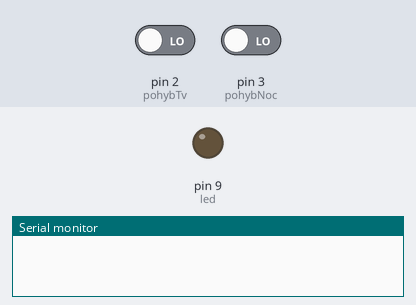
The sketch below on a simulated Arduino Uno, built with avr-gcc and run on an emulated ATmega328P. Shown: output pins drawn as LEDs (lit = HIGH), the last lines printed to the serial monitor. Inputs (shaded band) come from the test bench; at power-on: pin 3 (pohybNoc) LOW, pin 2 (pohybTv) LOW.

Above: at 1.8 s.
1.9 s: pin 3 (pohybNoc) driven HIGH
At 3.7 s:
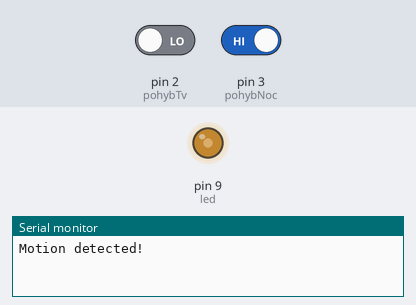
5.3 s: pin 3 (pohybNoc) driven LOW
At 5.51 s:
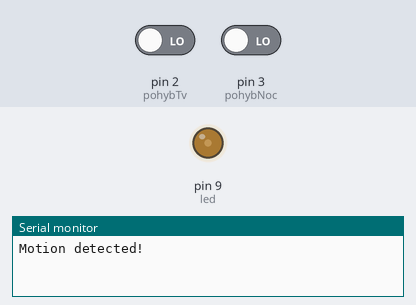
Timing chart, 0 to 8.3 s (numbered marks = the images above; inputs shaded):
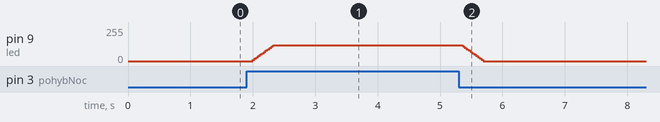

The sketch:

Test_zariadeni.ino
```cpp
#include <DHT.h>
#include <DHT_U.h>

#include <U8glib.h>

U8GLIB_SSD1306_128X64 oled(U8G_I2C_OPT_NONE);
#define DHTPIN 7
#define DHTTYPE DHT22
DHT dht(DHTPIN, DHTTYPE);

const int MQ = A0;
const int pohybTv = 2;
const int pohybNoc = 3;
const int led = 9;
int senzorTV = LOW;
int senzorNoc = LOW;

int ovzdusie, svetlo;
float vlhkost, teplo;
int brightness = 0;
int fadeAmount = 10;

void setup(void) {
    Serial.begin(9600);
    dht.begin();
    oled.sleepOff();
    oled.setFont(u8g_font_unifont);
    pinMode(MQ, INPUT);
    pinMode(pohybTv, INPUT);
    pinMode(pohybNoc, INPUT);
    pinMode(led, OUTPUT);
}

void loop(void) {
    pohybPriTV();
    pohybVNoci();
    delay(500);
}

void merania(){
    ovzdusie = analogRead(MQ);
    vlhkost = dht.readHumidity();
    teplo = dht.readTemperature();
    Serial.print("Ovzdusie: ");
    Serial.println(ovzdusie);
    Serial.print("vlhkost: ");
    Serial.println(vlhkost);
    Serial.print("Teplota: ");
    Serial.println(teplo);
}

void obrazovka(){
    merania();
    oled.sleepOff();
    oled.setPrintPos(0, 10);
    oled.print("Teplota");
    oled.setPrintPos(0, 25);
    oled.print(teplo);
    oled.setPrintPos(0, 40);
    oled.print("vlhkost:");
    oled.setPrintPos(40, 55);
    oled.print(vlhkost);
    delay(500);
}

void obrazovkaOff(){
    oled.sleepOn();
}

void zapniLed(){
    while(brightness < 120){
        brightness = brightness + fadeAmount;
        analogWrite(led, brightness);
        delay(30);
    }
}

void vypniLed(){

    while(brightness > 0){
        brightness = brightness - fadeAmount;
        analogWrite(led, brightness);
        delay(30);
    }
}

void pohybPriTV(){
    int val = digitalRead(pohybTv);  // read input value
    if (val == HIGH) {            // check if the input is HIGH
        obrazovka();  // turn LED ON
        if (senzorTV == LOW) {
      // we have just turned on
            Serial.println("Motion detected!");
      // We only want to print on the output change, not state
            senzorTV = HIGH;
        }
    } else {
        obrazovkaOff(); // turn LED OFF
        if (senzorTV == HIGH){
      // we have just turned of
            Serial.println("Motion ended!");
      // We only want to print on the output change, not state
            senzorTV = LOW;
        }
    }
}

void pohybVNoci(){
    int val = digitalRead(pohybNoc);  // read input value
    if (val == HIGH) {            // check if the input is HIGH
        zapniLed();  // turn LED ON
        if (senzorNoc == LOW) {
      // we have just turned on
            Serial.println("Motion detected!");
      // We only want to print on the output change, not state
            senzorNoc = HIGH;
        }
    } else {
        vypniLed(); // turn LED OFF
        if (senzorNoc == HIGH){
      // we have just turned of
            Serial.println("Motion ended!");
      // We only want to print on the output change, not state
            senzorNoc = LOW;
        }
    }
}
```

Measured:
- after the input at 1.9 s, pin 9 (led): moves from 0/255 to 120/255 over 0.33 s, starting after 0.10 s
- after the input at 5.3 s, pin 9 (led): moves from 120/255 to 0/255 over 0.33 s, starting after 0.06 s
